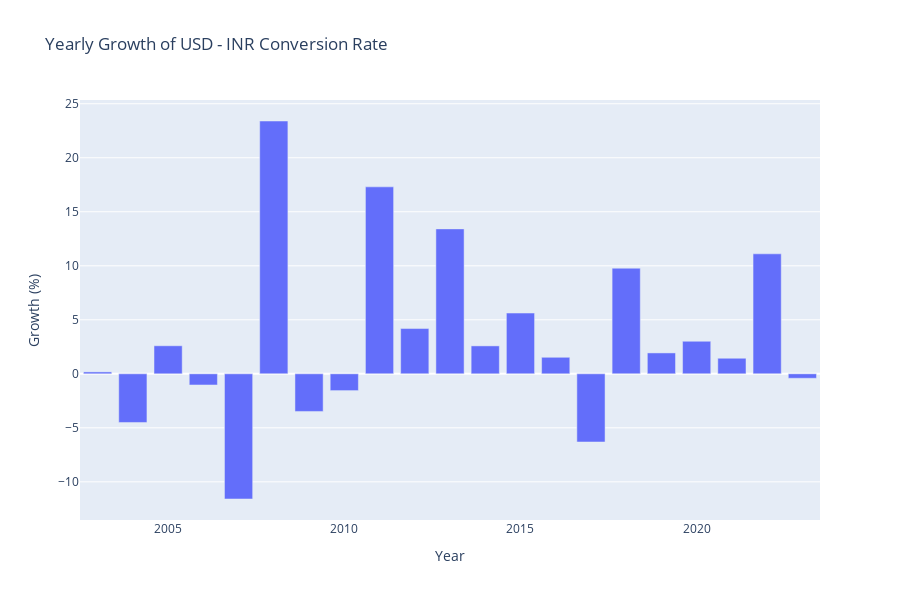

The code cell stored with this chart in its notebook:
### Code cell
growth = data.groupby('Year').agg({'Close': lambda x: (x.iloc[-1]-x.iloc[0])/x.iloc[0]*100})

fig = go.Figure()
fig.add_trace(go.Bar(x=growth.index,
                     y=growth['Close'],
                     name='Yearly Growth'))

fig.update_layout(title="Yearly Growth of USD - INR Conversion Rate",
                  xaxis_title="Year",
                  yaxis_title="Growth (%)",
                  width=900,
                  height=600)

pio.show(fig)

### Figure 1 — Plotly figure (JSON) as saved in the notebook; plotly's stock layout.template omitted (floating-point values rounded to 4 significant figures)
{"data": [{"name": "Yearly Growth", "type": "bar", "x": [2003, 2004, 2005, 2006, 2007, 2008, 2009, 2010, 2011, 2012, 2013, 2014, 2015, 2016, 2017, 2018, 2019, 2020, 2021, 2022, 2023], "y": [0.1759, -4.505, 2.596, -1.034, -11.59, 23.4, -3.485, -1.555, 17.31, 4.19, 13.42, 2.585, 5.625, 1.53, -6.313, 9.777, 1.934, 3.015, 1.442, 11.11, -0.414]}], "layout": {"height": 600, "title": {"text": "Yearly Growth of USD - INR Conversion Rate"}, "width": 900, "xaxis": {"title": {"text": "Year"}}, "yaxis": {"title": {"text": "Growth (%)"}}}}
